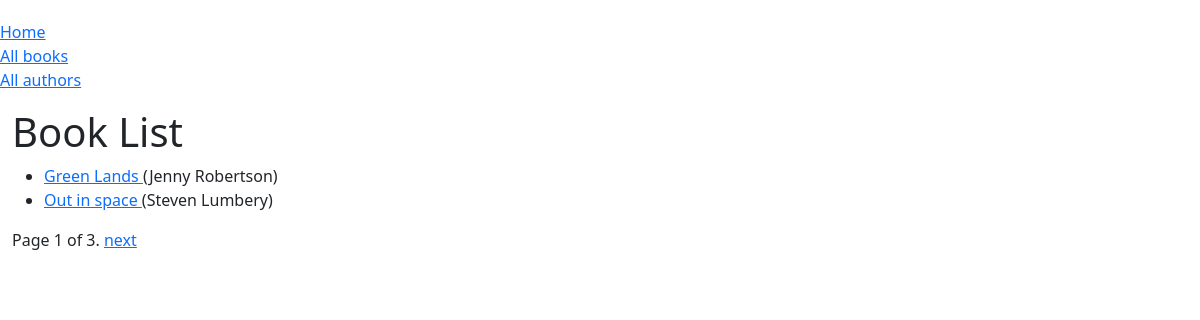
/catalog/books/, run on the app's committed database.
### catalog/models.py (models this page shows, shortened)
class Book(models.Model):
    title = models.CharField(max_length=200)
    author = models.ForeignKey('Author', on_delete=models.SET_NULL, null=True)
    summary = models.TextField(max_length=1000,
        help_text='Enter a brief description of the book')
    isbn = models.CharField('ISBN', max_length=13, unique=True, default=getRandomISBN,
        help_text='13 Character <a href="https://www.isbn-international.org/content/what-isbn">ISBN number</a>')
    genre = models.ManyToManyField(Genre, help_text='Select genre for this book.')
    language = models.ForeignKey('Language', on_delete=models.SET_NULL, null=True, help_text='Enter the Language for the book.')
    def get_absolute_url(self):
        return reverse('book-detail', args=[str(self.id)])
    def display_genre(self):
        """Create string for the Genre data. To display it in admin page."""
        return ', '.join(genre.name for genre in self.genre.all()[:3])
    display_genre.short_description = 'Genre'

class Author(models.Model):
    first_name = models.CharField(max_length=100)
    last_name = models.CharField(max_length=100)
    date_of_birth = models.DateField(null=True, blank=True)
    date_of_death = models.DateField(null=True, blank=True)
    class Meta:
        ordering = ['last_name', 'first_name']
    def __str__(self):
        return f'{ self.first_name } { self.last_name }'

### catalog/views.py (the view)
# urls.py: path('books/', views.BookListView.as_view(), name='books'),
class BookListView(generic.ListView):
    model = Book
    context_object_name = 'book_list' # can change a name for the list to access in a template variable
    paginate_by = 2
    """
    def get_queryset(self):
        return Book.objects.filter(language__name__icontains='english')[:3]
    """

### catalog/templates/catalog/book_list.html
{% extends "base_generic.html" %}
{% block content %}
    <h1>Book List</h1>
    {% if book_list %}
        <ul>
            {% for book in book_list %}
                <li>
                    <a href="{{ book.get_absolute_url }}">
                        {{ book.title }}
                    </a>
                    ({{ book.author }})
                </li>
            {% endfor %}
        </ul>
    {% else %}
        <p>There are no books in the library</p>
    {% endif %}
{% endblock %}

### data on the page
Book: title "Green Lands", author "Jenny Robertson"
Book: title "Out in space", author "Steven Lumbery"

### other printed values
{{ page_obj.number }} "1"
{{ page_obj.paginator.num_pages }} "3"
